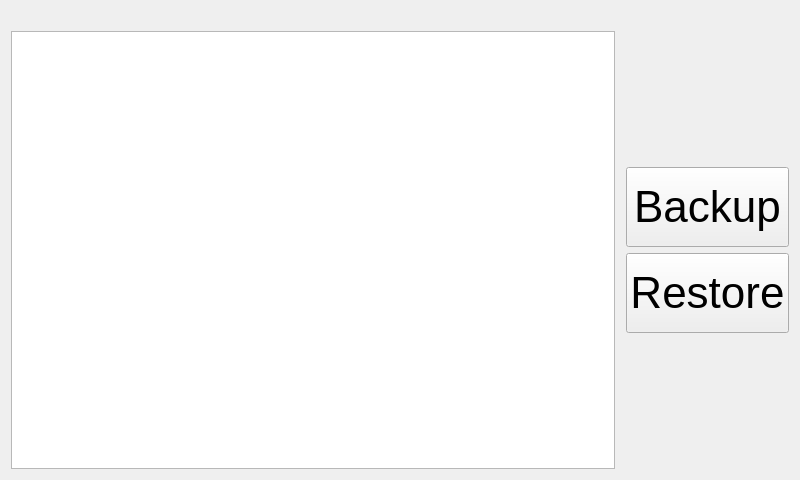
<?xml version="1.0" encoding="UTF-8"?>
<ui version="4.0">
 <class>BackupWidget</class>
 <widget class="QWidget" name="BackupWidget">
  <property name="geometry">
   <rect>
    <x>0</x>
    <y>0</y>
    <width>800</width>
    <height>480</height>
   </rect>
  </property>
  <property name="windowTitle">
   <string>Home</string>
  </property>
  <layout class="QVBoxLayout" name="verticalLayout">
   <item>
    <widget class="QLabel" name="BackupRestoreLabel">
     <property name="text">
      <string/>
     </property>
    </widget>
   </item>
   <item>
    <layout class="QHBoxLayout" name="horizontalLayout">
     <item>
      <widget class="ConsoleWidget" name="backupConsole">
       <property name="minimumSize">
        <size>
         <width>450</width>
         <height>0</height>
        </size>
       </property>
       <property name="font">
        <font>
         <family>Courier New</family>
         <pointsize>22</pointsize>
         <italic>true</italic>
        </font>
       </property>
       <property name="undoRedoEnabled">
        <bool>false</bool>
       </property>
       <property name="readOnly">
        <bool>true</bool>
       </property>
       <property name="acceptRichText">
        <bool>false</bool>
       </property>
      </widget>
     </item>
     <item>
      <layout class="QVBoxLayout" name="verticalLayout_2">
       <property name="leftMargin">
        <number>5</number>
       </property>
       <item>
        <spacer name="verticalSpacer_2">
         <property name="orientation">
          <enum>Qt::Vertical</enum>
         </property>
         <property name="sizeHint" stdset="0">
          <size>
           <width>20</width>
           <height>40</height>
          </size>
         </property>
        </spacer>
       </item>
       <item>
        <widget class="QPushButton" name="backupoption">
         <property name="enabled">
          <bool>true</bool>
         </property>
         <property name="sizePolicy">
          <sizepolicy hsizetype="Minimum" vsizetype="Fixed">
           <horstretch>0</horstretch>
           <verstretch>0</verstretch>
          </sizepolicy>
         </property>
         <property name="minimumSize">
          <size>
           <width>120</width>
           <height>80</height>
          </size>
         </property>
         <property name="font">
          <font>
           <pointsize>33</pointsize>
          </font>
         </property>
         <property name="text">
          <string>Backup</string>
         </property>
         <property name="icon">
          <iconset resource="../rc/icons.qrc">
           <normaloff>:/icons/desktop.png</normaloff>:/icons/desktop.png</iconset>
         </property>
         <property name="iconSize">
          <size>
           <width>35</width>
           <height>35</height>
          </size>
         </property>
        </widget>
       </item>
       <item>
        <widget class="QPushButton" name="restore">
         <property name="minimumSize">
          <size>
           <width>0</width>
           <height>80</height>
          </size>
         </property>
         <property name="font">
          <font>
           <pointsize>33</pointsize>
          </font>
         </property>
         <property name="text">
          <string>Restore</string>
         </property>
         <property name="icon">
          <iconset resource="../rc/icons.qrc">
           <normaloff>:/icons/cogs.png</normaloff>:/icons/cogs.png</iconset>
         </property>
         <property name="iconSize">
          <size>
           <width>35</width>
           <height>35</height>
          </size>
         </property>
        </widget>
       </item>
       <item>
        <spacer name="verticalSpacer">
         <property name="orientation">
          <enum>Qt::Vertical</enum>
         </property>
         <property name="sizeType">
          <enum>QSizePolicy::Expanding</enum>
         </property>
         <property name="sizeHint" stdset="0">
          <size>
           <width>20</width>
           <height>40</height>
          </size>
         </property>
        </spacer>
       </item>
      </layout>
     </item>
    </layout>
   </item>
  </layout>
 </widget>
 <customwidgets>
  <customwidget>
   <class>ConsoleWidget</class>
   <extends>QTextEdit</extends>
   <header>ConsoleWidget.h</header>
  </customwidget>
 </customwidgets>
 <resources>
  <include location="../rc/icons.qrc"/>
 </resources>
 <connections/>
</ui>
